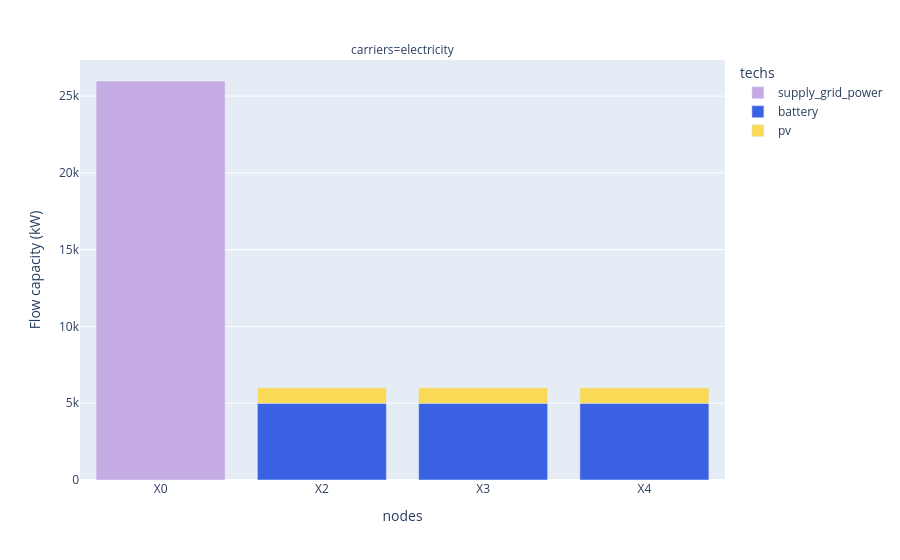

Notebook source saved alongside this figure:
### Code cell
df_capacity = (
    model.results.flow_cap.where(
        ~model.inputs.base_tech.str.contains("demand|transmission")
    )
    .to_series()
    .where(lambda x: x != 0)
    .dropna()
    .to_frame("Flow capacity (kW)")
    .reset_index()
)

print(df_capacity.head())

fig = px.bar(
    df_capacity,
    x="nodes",
    y="Flow capacity (kW)",
    color="techs",
    facet_col="carriers",
    color_discrete_map=colors,
)
fig.show()

### Figure 1 — Plotly figure (JSON) as saved in the notebook; plotly's stock layout.template omitted (floating-point values rounded to 4 significant figures)
{"data": [{"hovertemplate": "techs=supply_grid_power<br>carriers=electricity<br>nodes=%{x}<br>Flow capacity (kW)=%{y}<extra></extra>", "legendgroup": "supply_grid_power", "marker": {"color": "#C5ABE3", "pattern": {"shape": ""}}, "name": "supply_grid_power", "orientation": "v", "showlegend": true, "textposition": "auto", "type": "bar", "x": ["X0"], "xaxis": "x", "y": [25980.0], "yaxis": "y"}, {"hovertemplate": "techs=battery<br>carriers=electricity<br>nodes=%{x}<br>Flow capacity (kW)=%{y}<extra></extra>", "legendgroup": "battery", "marker": {"color": "#3B61E3", "pattern": {"shape": ""}}, "name": "battery", "orientation": "v", "showlegend": true, "textposition": "auto", "type": "bar", "x": ["X2", "X3", "X4"], "xaxis": "x", "y": [5000.0, 5000.0, 5000.0], "yaxis": "y"}, {"hovertemplate": "techs=pv<br>carriers=electricity<br>nodes=%{x}<br>Flow capacity (kW)=%{y}<extra></extra>", "legendgroup": "pv", "marker": {"color": "#F9D956", "pattern": {"shape": ""}}, "name": "pv", "orientation": "v", "showlegend": true, "textposition": "auto", "type": "bar", "x": ["X2", "X3", "X4"], "xaxis": "x", "y": [1000.0, 1000.0, 1000.0], "yaxis": "y"}], "layout": {"annotations": [{"font": {}, "showarrow": false, "text": "carriers=electricity", "x": 0.5, "xanchor": "center", "xref": "paper", "y": 1, "yanchor": "bottom", "yref": "paper"}], "barmode": "relative", "legend": {"title": {"text": "techs"}, "tracegroupgap": 0}, "margin": {"t": 60}, "xaxis": {"anchor": "y", "domain": [0, 1], "title": {"text": "nodes"}}, "yaxis": {"anchor": "x", "domain": [0, 1], "title": {"text": "Flow capacity (kW)"}}}}
